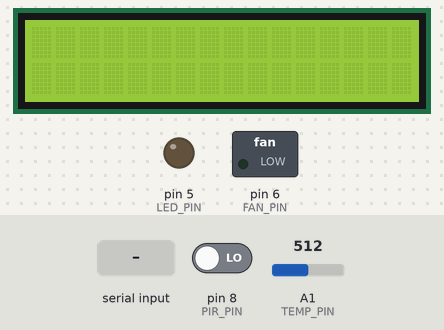
The sketch below on a simulated Arduino Uno, built with avr-gcc and run on an emulated ATmega328P. Shown: 16×2 character LCD, switched loads named in the sketch (green lamp = pin HIGH), output pins drawn as LEDs (lit = HIGH). The test bench sets the inputs (shaded band); at power-on: pin 8 (PIR_PIN) LOW, A1 (TEMP_PIN) = 512. What the sketch prints to the serial monitor is not drawn.

Above: at 1.5 s.
1.6 s: "A90\n" received over Serial
At 2.3 s:
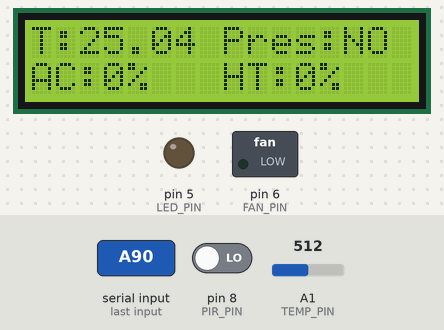
3.2 s: pin 8 (PIR_PIN) driven HIGH
At 4.9 s:
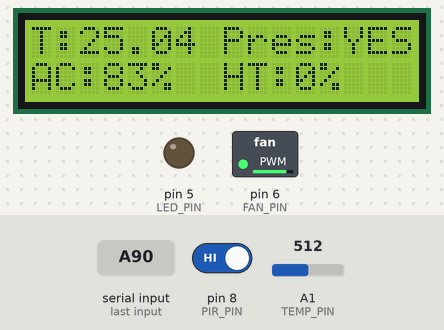
6.2 s: A1 (TEMP_PIN) set to 511
At 8.6 s:
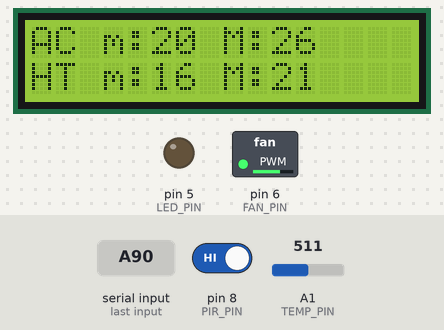
8.9 s: A1 (TEMP_PIN) set to 122
At 10.5 s:
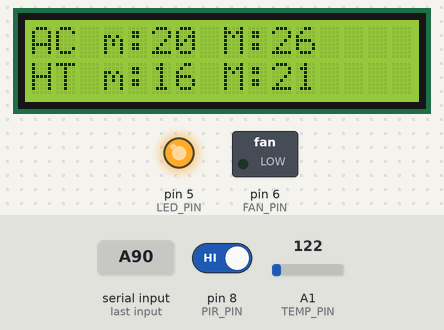
11.9 s: A1 (TEMP_PIN) set to 395
At 13.5 s:
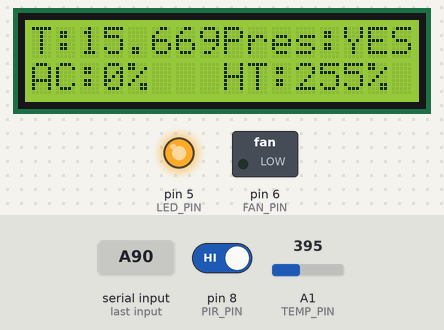
14.5 s: A1 (TEMP_PIN) set to 412
At 16.0 s:
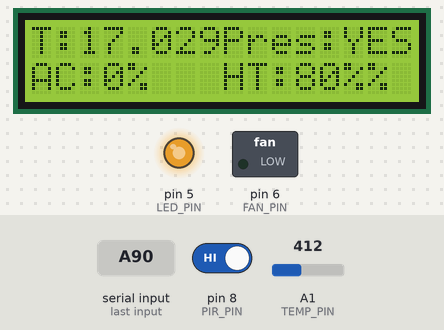
Timing chart, 0 to 17.5 s (numbered marks = the images above; inputs shaded):
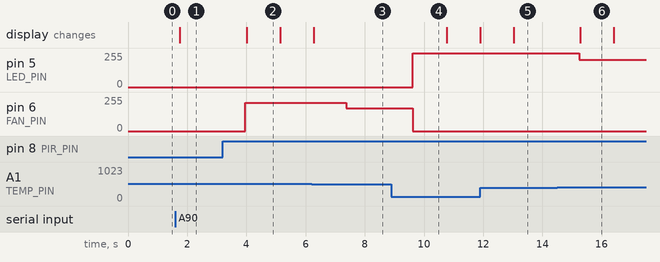

The sketch:

HW2.ino
```cpp
#include <math.h>
#include <TimerOne.h>
#include <LiquidCrystal_PCF8574.h>
#include <Wire.h>

#define TEMP_PIN A1
#define LED_PIN 5 //Pin PWN della scheda
#define FAN_PIN 6
#define NOISE_PIN 7
#define PIR_PIN 8

#define DEBUG 1

LiquidCrystal_PCF8574 lcd(0x27);

typedef struct
{
  int tmin;
  int tmax;
  int tminP;
  int tmaxP;
} Temp;

Temp acTemp;
Temp htTemp;

float temp;
int fanSpeed;
int fanLCD;
int ledIntensity;
int ledLCD;
bool running = false;
bool isPresence = false;

int acTmin;
int acTmax;
int htTmin;
int htTmax;

int newData[8];

/*====== Costanti sensore temperatura ======*/

const long int R0 = 100000; //Ohm
const int B = 4275; //K
const float Vcc = 1023.0;
float R = 0.0;
float T = 0.0; //Kelvin
/*==========================================*/

/* ============== Sensore PIR ==============*/
bool pir_presence = false;
unsigned int pir_timeout = 300; //300s --> 5 minuti
unsigned int pir_time = 0;
/*==========================================*/

/* ============ Sensore di rumore ==========*/
volatile bool noise_presence = false;
volatile unsigned int noise_timeout = 1200; //1200s --> 20 minuti
volatile unsigned int noise_time = 0;
volatile unsigned int noise_interval = 600; //600s --> 10 minuti
volatile unsigned int noise_count = 0;
volatile unsigned int noise_events = 100;

volatile unsigned int timer_counter = 0;
/*==========================================*/

/** LCD **/
//Counter to change positions of pages
int page_counter = 1 ;     //To move beetwen pages
unsigned long previousMillis = 0;
unsigned long interval = 5000; //Desired wait time 5 seconds

/*============= Esercizio 9 bonus ==========*/
unsigned int currentClap = 0;
unsigned int previousClap = 0;
bool ledState = false;
bool justSwitched = false;
/*==========================================*/

// Inizializzo i sensori con le temperature massime e minime
void setupTemp(Temp* temp, int tmin, int tmax, int tminP, int tmaxP) {
  temp->tmin = tmin;
  temp->tmax = tmax;

  temp->tminP = tminP;
  temp->tmaxP = tmaxP;
}

//Funzione per leggere i valori di temperatura dal sensore
float readTemp() {

  int sensorValue = analogRead(TEMP_PIN); // = Vsig
  R = ((Vcc / sensorValue) - 1.0) * R0;
  T = (1 / ((log(R / R0) / B) + (1 / 298.15))) - 273.15; // Temperatura in gradi celsius

  return T;
}

// Funzione esercizio 9 (bonus)  -> controlla che il led è connesso in pwm quindi non posso usare digitalWrite
void bonusNOISE() {
  if (digitalRead(NOISE_PIN) == LOW) {
    if (currentClap == previousClap) {
      previousClap = millis();
      return;
    }
    if (justSwitched) {
      delay(600);
      justSwitched = false;
    } else {
      currentClap = millis();
      if (currentClap > previousClap + 200 && currentClap < previousClap + 600) {
        ledState = !ledState;
        analogWrite(LED_PIN, ledState*255);
        justSwitched = true;
      }
    }
  }
  previousClap = currentClap - 1;
}

// Funzione che mi ritorna true se almeno uno dei due sensori rileva movimento -> persone nella stanza
bool checkPresence() {
  return checkPIR() || noise_presence;
}

//Funzione per verificare se c'è qualcuno nella stanza attraverso il sensore PIR
bool checkPIR() {
  if (digitalRead(PIR_PIN)) {
    pir_presence = true;
    pir_time = millis() / 1000;
    //Serial.println("Individuata persona");
  } else {
    if (millis() / 1000 - pir_time > pir_timeout) {
      pir_presence = false;
      //Serial.println("Nessuno presente");
    }
  }
  return pir_presence;
}

//Funzione per verificare se c'è qualcuno nella stanza attraverso il sensore di rumore
void checkNOISE() {
  unsigned int t = millis() / 1000;

  if (t - noise_time < noise_interval) {
    noise_count++;
    //Serial.print("Evento: ");
    //Serial.println(noise_count);
  } else {
    noise_count = 0;
    noise_time = t;
  }

  if (noise_count > noise_events) {
    noise_count = 0;
    noise_time = t;
    noise_presence = true;
    //Serial.println("Rilevata presenza");
    timer_counter = 0;
    Timer1.restart();
  }
}

//timer1 può essere inizializzato a max 8 secondi, così si risolve
void noiseTimeout() {
  timer_counter++;

  if (timer_counter > noise_timeout / 8) {
    //Serial.println("Reset noise presence");
    noise_presence = false;
    timer_counter = 0;
    Timer1.restart();
    Timer1.stop();
  }
}

void lcdDisplay() {

  switch (page_counter) {

    case 1: {    //Design of home page 1
        lcd.home();
        lcd.print("T:");
        lcd.print(temp);
        lcd.setCursor(8, 0);
        lcd.print("Pres:");
        if (isPresence == true) {
          lcd.print("YES");
        }
        else {
          lcd.print("NO");
        }

        lcd.setCursor(0, 1);
        lcd.print("AC:");
        lcd.print(fanLCD);
        lcd.print("%");
        lcd.setCursor(8, 1);
        lcd.print("HT:");
        lcd.print(ledLCD);
        lcd.print("%");

      }
      break;

    case 2: { //Design of page 2
        lcd.home();
        lcd.print("AC ");
        lcd.print("m:");
        lcd.print(acTmin);
        lcd.print(" M:");
        lcd.print(acTmax);
        lcd.setCursor(0, 1);
        lcd.print("HT ");
        lcd.print("m:");
        lcd.print(htTmin);
        lcd.print(" M:");
        lcd.print(htTmax);
      }
      break;
  }


  unsigned long currentMillis = millis();

  if (currentMillis - previousMillis > interval) {
    previousMillis = currentMillis;
    lcd.clear();
    if (page_counter < 2) {
      page_counter = page_counter + 1;
    }
    else {
      page_counter = 1;
    }
  }
}

void setup() {
  int error;
  Serial.begin(9600);
  while (!Serial);

  //Inizializzo il motore e pongo la velocità a 0
  pinMode(FAN_PIN, OUTPUT);
  analogWrite(FAN_PIN, 0);

  //Inizializzo il sensore di temperatura
  pinMode(TEMP_PIN, INPUT);

  //Inizializzo sensore PIR
  pinMode(PIR_PIN, INPUT);

  //Inizializzo sensore di rumore
  pinMode(NOISE_PIN, INPUT);

  //Inizializzo il LED
  pinMode(LED_PIN, OUTPUT);
  analogWrite(LED_PIN, 0);

  //Interrupt per gestire sensore di rumore
  attachInterrupt(digitalPinToInterrupt(NOISE_PIN), checkNOISE, FALLING);
  Timer1.initialize(8e6);
  Timer1.attachInterrupt(noiseTimeout);

  //Controllo che connessione con LCD sia andata a buon fine
  Wire.begin();
  Wire.beginTransmission(0x27);
  error = Wire.endTransmission();

  if (error == 0) {
    Serial.println("LCD found");

    lcd.begin(16, 2); // initialize the lcd
    lcd.setBacklight(255);
    lcd.home();
    lcd.clear();
  } else {
    Serial.println("LCD not found.");
  }

  Serial.println("Starting Lab HW 2");
  Serial.println("Che valori di temperatura vuoi utilizzare? (Scrivere il numero corrispondente nel monitor serial, è possibile cambiare opzione in qualsiasi momento dell' esecuzione)");
  Serial.println("\tA) Valori impostati in automatico dal programma per i due casi (stanza vuota e stanza con persone)");
  Serial.println("\tB) Impostare manualmente i valori");

}

void loop() {

  /* Punto 8 */
  if (Serial.available() > 0)
  {
    switch (Serial.read())
    {
      case 'A':
        Serial.println("Valori di default attivi");
        //Le temperature sono state scelte per risparmiare energia, se non c'è nessuno in casa abbiamo un range più alto per evitare che il condizionatore
        //stia sempre acceso anche quando non ci siamo.
        setupTemp(&acTemp, 27, 35, 20, 26);
         //Le temperature sono state scelte per risparmiare energia, se non c'è nessuno in casa abbiamo un range più basso per evitare che il riscaldamento
        //stia sempre acceso anche quando non ci siamo.
        setupTemp(&htTemp, 10, 15, 16, 21);
        running = true;
        break;

      case 'B':
        Serial.println("Inserimento valori manuali attivo");
        Serial.println("Inserire tutti i valori in un unica riga sia per l'AC che per l'HT separati da una spazio");
        Serial.println("Hai 40 secondi per inserire i valori");
        Serial.println("acTminS acTmaxS acTminP acTmaxP htTminS htTmaxS htTminP htTmaxP");

        running = false;
        delay(40000);

        int i = 0;
        while (Serial.available() > 0) {

          // read the incoming byte:
          if (i < 8) {
            newData[i] = Serial.parseInt();
            i++;
          } else {
            i = 0;
          }
        }
        setupTemp(&acTemp, newData[0], newData[1], newData[2], newData[3]);
        setupTemp(&htTemp, newData[4], newData[5], newData[6], newData[7]);
        running = true;
        Serial.println("B");
        break;
    }
  }

  if (running) {

    //Leggo la temperatura
    temp = readTemp();

#if DEBUG
    Serial.print("Temp: ");
    Serial.println(temp);
#endif
    isPresence = checkPresence();

    /*====================================== Punto 6 ==========================================*/
    if (isPresence == true) {

      Serial.println("Ho rilevato presenza di persone nella stanza, quindi uso il secondo set di temperature");
      acTmin = acTemp.tminP;
      acTmax = acTemp.tmaxP;

      htTmin = htTemp.tminP;
      htTmax = htTemp.tmaxP;
    }
    else if (isPresence == false) {

      Serial.println("NON ho rilevato presenza di persone nella stanza, quindi uso il primo set di temperature");
      acTmin = acTemp.tmin;
      acTmax = acTemp.tmax;

      htTmin = htTemp.tmin;
      htTmax = htTemp.tmax;
    }
    /*==========================================================================================*/

#if DEBUG
    Serial.print("AC: ");
    Serial.print("\tTmin: ");
    Serial.print(acTmin);
    Serial.print(" - ");
    Serial.print("Tmax: ");
    Serial.println(acTmax);

    Serial.print("HT: ");
    Serial.print("\tTmin: ");
    Serial.print(htTmin);
    Serial.print(" - ");
    Serial.print("Tmax: ");
    Serial.println(htTmax);
#endif

    /*====================================== Punto 1 ==========================================*/
    if (temp < acTmin) {
      //Siamo al di sotto della temperatura minima quindi la ventola non fa nulla
      fanSpeed = 0;
      fanLCD = 0;
      analogWrite(FAN_PIN, fanSpeed);
    }
    else if (temp >= acTmin && temp <= acTmax) {

      //Valore di temperatura all'interno del range per il condizionatore
      //Calcolo la velocità della ventola
      fanSpeed = map(temp, acTmin, acTmax, 0, 255);
      fanLCD = map(temp, acTmin, acTmax, 0, 100);
      analogWrite(FAN_PIN, fanSpeed);

#if DEBUG
      Serial.print("Speed: ");
      Serial.println(fanSpeed);
#endif
    }
    else if ( temp > acTmax) {
      //Siamo al di sopra della temperatura massima quindi la ventola la lascio al massimo
      fanSpeed = 255;
      fanLCD = 100;
      analogWrite(FAN_PIN, fanSpeed);
    }
    /*==========================================================================================*/

    /*===================================== Punto 2 ============================================*/
    if (temp < htTmin) {
      //Siamo al di sotto della temperatura minima quindi led è a potenza massima
      ledIntensity = 255;
      ledLCD = 255;
      analogWrite(LED_PIN, ledIntensity);
    }
    else if (temp >= htTmin && temp <= htTmax) {

      //Valore di temperatura all'interno del range per il riscaldatore
      //Calcolo la intensità del led

      ledIntensity = map(temp, htTmax, htTmin, 0, 255);
      ledLCD = map(temp, htTmax, htTmin, 0, 100);
      analogWrite(LED_PIN, ledIntensity);

#if DEBUG
      Serial.print("Led: ");
      Serial.println(ledIntensity);
#endif
    }
    else if ( temp > htTmax) {
      //Siamo al di sopra della temperatura massima quindi led è a potenza minima
      ledIntensity = 0;
      ledLCD = 0;
      analogWrite(LED_PIN, ledIntensity);
    }
    /*=========================================================================================*/

    lcdDisplay();
    delay(1000);
  }

}
```

Measured:
- the behaviour switches between 512 and 511 on A1 (TEMP_PIN) (found by bisection; images 2 and 3)
- the behaviour switches between 411 and 412 on A1 (TEMP_PIN) (found by bisection; images 5 and 6)
- after the input at 1.6 s, the display: changes after 0.15 s (image 1)
- after the input at 3.2 s, pin 6 (FAN_PIN): 0/255 → 212/255 after 0.76 s; the display: changes after 0.81 s (image 2)
- after the input at 6.2 s, pin 6 (FAN_PIN): 212/255 → 170/255 after 1.2 s
- after the input at 8.9 s, pin 5 (LED_PIN): 0/255 → 255/255 after 0.73 s; pin 6 (FAN_PIN): 170/255 → 0/255 after 0.73 s
- after the input at 11.9 s, the display: first differs from a run without the input after 1.1 s (image 5)
- after the input at 14.5 s, pin 5 (LED_PIN): 255/255 → 204/255 after 0.74 s; the display: changes after 0.78 s (image 6)
